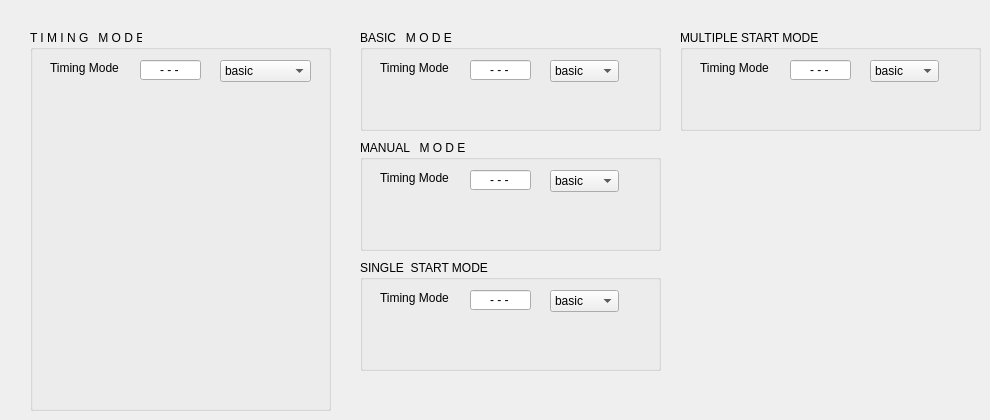
      <widget class="QWidget" name="tabTimingSettings">
       <attribute name="title">
        <string>Timing Settings</string>
       </attribute>
       <widget class="QGroupBox" name="groupTerminal_2">
        <property name="geometry">
         <rect>
          <x>30</x>
          <y>30</y>
          <width>301</width>
          <height>381</height>
         </rect>
        </property>
        <property name="autoFillBackground">
         <bool>false</bool>
        </property>
        <property name="title">
         <string>T I M I N G   M O D E</string>
        </property>
        <widget class="QLabel" name="label_17">
         <property name="geometry">
          <rect>
           <x>20</x>
           <y>30</y>
           <width>81</width>
           <height>16</height>
          </rect>
         </property>
         <property name="font">
          <font>
           <pointsize>9</pointsize>
          </font>
         </property>
         <property name="text">
          <string>Timing Mode</string>
         </property>
        </widget>
        <widget class="QComboBox" name="comboTimingMode">
         <property name="geometry">
          <rect>
           <x>190</x>
           <y>30</y>
           <width>91</width>
           <height>22</height>
          </rect>
         </property>
         <item>
          <property name="text">
           <string>basic</string>
          </property>
         </item>
         <item>
          <property name="text">
           <string>manual</string>
          </property>
         </item>
         <item>
          <property name="text">
           <string>single start</string>
          </property>
         </item>
         <item>
          <property name="text">
           <string>multiple start</string>
          </property>
         </item>
        </widget>
        <widget class="QLineEdit" name="lineTimingMode">
         <property name="geometry">
          <rect>
           <x>110</x>
           <y>30</y>
           <width>61</width>
           <height>20</height>
          </rect>
         </property>
         <property name="layoutDirection">
          <enum>Qt::LeftToRight</enum>
         </property>
         <property name="autoFillBackground">
          <bool>false</bool>
         </property>
         <property name="styleSheet">
          <string notr="true"/>
         </property>
         <property name="text">
          <string>- - -</string>
         </property>
         <property name="alignment">
          <set>Qt::AlignCenter</set>
         </property>
         <property name="readOnly">
          <bool>true</bool>
         </property>
        </widget>
       </widget>
       <widget class="QGroupBox" name="groupTerminal_3">
        <property name="geometry">
         <rect>
          <x>360</x>
          <y>30</y>
          <width>301</width>
          <height>101</height>
         </rect>
        </property>
        <property name="autoFillBackground">
         <bool>false</bool>
        </property>
        <property name="title">
         <string>BASIC   M O D E</string>
        </property>
        <widget class="QLabel" name="label_18">
         <property name="geometry">
          <rect>
           <x>20</x>
           <y>30</y>
           <width>81</width>
           <height>16</height>
          </rect>
         </property>
         <property name="font">
          <font>
           <pointsize>9</pointsize>
          </font>
         </property>
         <property name="text">
          <string>Timing Mode</string>
         </property>
        </widget>
        <widget class="QComboBox" name="comboLanguage_3">
         <property name="geometry">
          <rect>
           <x>190</x>
           <y>30</y>
           <width>69</width>
           <height>22</height>
          </rect>
         </property>
         <item>
          <property name="text">
           <string>basic</string>
          </property>
         </item>
         <item>
          <property name="text">
           <string>manual</string>
          </property>
         </item>
         <item>
          <property name="text">
           <string>single start</string>
          </property>
         </item>
         <item>
          <property name="text">
           <string>multiple start</string>
          </property>
         </item>
        </widget>
        <widget class="QLineEdit" name="lineLanguage_3">
         <property name="geometry">
          <rect>
           <x>110</x>
           <y>30</y>
           <width>61</width>
           <height>20</height>
          </rect>
         </property>
         <property name="layoutDirection">
          <enum>Qt::LeftToRight</enum>
         </property>
         <property name="autoFillBackground">
          <bool>false</bool>
         </property>
         <property name="styleSheet">
          <string notr="true"/>
         </property>
         <property name="text">
          <string>- - -</string>
         </property>
         <property name="alignment">
          <set>Qt::AlignCenter</set>
         </property>
         <property name="readOnly">
          <bool>true</bool>
         </property>
        </widget>
       </widget>
       <widget class="QGroupBox" name="groupTerminal_4">
        <property name="geometry">
         <rect>
          <x>360</x>
          <y>140</y>
          <width>301</width>
          <height>111</height>
         </rect>
        </property>
        <property name="autoFillBackground">
         <bool>false</bool>
        </property>
        <property name="title">
         <string>MANUAL   M O D E</string>
        </property>
        <widget class="QLabel" name="label_19">
         <property name="geometry">
          <rect>
           <x>20</x>
           <y>30</y>
           <width>81</width>
           <height>16</height>
          </rect>
         </property>
         <property name="font">
          <font>
           <pointsize>9</pointsize>
          </font>
         </property>
         <property name="text">
          <string>Timing Mode</string>
         </property>
        </widget>
        <widget class="QComboBox" name="comboLanguage_4">
         <property name="geometry">
          <rect>
           <x>190</x>
           <y>30</y>
           <width>69</width>
           <height>22</height>
          </rect>
         </property>
         <item>
          <property name="text">
           <string>basic</string>
          </property>
         </item>
         <item>
          <property name="text">
           <string>manual</string>
          </property>
         </item>
         <item>
          <property name="text">
           <string>single start</string>
          </property>
         </item>
         <item>
          <property name="text">
           <string>multiple start</string>
          </property>
         </item>
        </widget>
        <widget class="QLineEdit" name="lineLanguage_4">
         <property name="geometry">
          <rect>
           <x>110</x>
           <y>30</y>
           <width>61</width>
           <height>20</height>
          </rect>
         </property>
         <property name="layoutDirection">
          <enum>Qt::LeftToRight</enum>
         </property>
         <property name="autoFillBackground">
          <bool>false</bool>
         </property>
         <property name="styleSheet">
          <string notr="true"/>
         </property>
         <property name="text">
          <string>- - -</string>
         </property>
         <property name="alignment">
          <set>Qt::AlignCenter</set>
         </property>
         <property name="readOnly">
          <bool>true</bool>
         </property>
        </widget>
       </widget>
       <widget class="QGroupBox" name="groupTerminal_5">
        <property name="geometry">
         <rect>
          <x>680</x>
          <y>30</y>
          <width>301</width>
          <height>101</height>
         </rect>
        </property>
        <property name="autoFillBackground">
         <bool>false</bool>
        </property>
        <property name="title">
         <string>MULTIPLE START MODE</string>
        </property>
        <widget class="QLabel" name="label_22">
         <property name="geometry">
          <rect>
           <x>20</x>
           <y>30</y>
           <width>81</width>
           <height>16</height>
          </rect>
         </property>
         <property name="font">
          <font>
           <pointsize>9</pointsize>
          </font>
         </property>
         <property name="text">
          <string>Timing Mode</string>
         </property>
        </widget>
        <widget class="QComboBox" name="comboLanguage_7">
         <property name="geometry">
          <rect>
           <x>190</x>
           <y>30</y>
           <width>69</width>
           <height>22</height>
          </rect>
         </property>
         <item>
          <property name="text">
           <string>basic</string>
          </property>
         </item>
         <item>
          <property name="text">
           <string>manual</string>
          </property>
         </item>
         <item>
          <property name="text">
           <string>single start</string>
          </property>
         </item>
         <item>
          <property name="text">
           <string>multiple start</string>
          </property>
         </item>
        </widget>
        <widget class="QLineEdit" name="lineLanguage_7">
         <property name="geometry">
          <rect>
           <x>110</x>
           <y>30</y>
           <width>61</width>
           <height>20</height>
          </rect>
         </property>
         <property name="layoutDirection">
          <enum>Qt::LeftToRight</enum>
         </property>
         <property name="autoFillBackground">
          <bool>false</bool>
         </property>
         <property name="styleSheet">
          <string notr="true"/>
         </property>
         <property name="text">
          <string>- - -</string>
         </property>
         <property name="alignment">
          <set>Qt::AlignCenter</set>
         </property>
         <property name="readOnly">
          <bool>true</bool>
         </property>
        </widget>
       </widget>
       <widget class="QGroupBox" name="groupTerminal_6">
        <property name="geometry">
         <rect>
          <x>360</x>
          <y>260</y>
          <width>301</width>
          <height>111</height>
         </rect>
        </property>
        <property name="autoFillBackground">
         <bool>false</bool>
        </property>
        <property name="title">
         <string>SINGLE  START MODE</string>
        </property>
        <widget class="QLabel" name="label_24">
         <property name="geometry">
          <rect>
           <x>20</x>
           <y>30</y>
           <width>81</width>
           <height>16</height>
          </rect>
         </property>
         <property name="font">
          <font>
           <pointsize>9</pointsize>
          </font>
         </property>
         <property name="text">
          <string>Timing Mode</string>
         </property>
        </widget>
        <widget class="QComboBox" name="comboLanguage_9">
         <property name="geometry">
          <rect>
           <x>190</x>
           <y>30</y>
           <width>69</width>
           <height>22</height>
          </rect>
         </property>
         <item>
          <property name="text">
           <string>basic</string>
          </property>
         </item>
         <item>
          <property name="text">
           <string>manual</string>
          </property>
         </item>
         <item>
          <property name="text">
           <string>single start</string>
          </property>
         </item>
         <item>
          <property name="text">
           <string>multiple start</string>
          </property>
         </item>
        </widget>
        <widget class="QLineEdit" name="lineLanguage_9">
         <property name="geometry">
          <rect>
           <x>110</x>
           <y>30</y>
           <width>61</width>
           <height>20</height>
          </rect>
         </property>
         <property name="layoutDirection">
          <enum>Qt::LeftToRight</enum>
         </property>
         <property name="autoFillBackground">
          <bool>false</bool>
         </property>
         <property name="styleSheet">
          <string notr="true"/>
         </property>
         <property name="text">
          <string>- - -</string>
         </property>
         <property name="alignment">
          <set>Qt::AlignCenter</set>
         </property>
         <property name="readOnly">
          <bool>true</bool>
         </property>
        </widget>
       </widget>
       <zorder>groupTerminal_2</zorder>
       <zorder>groupTerminal_3</zorder>
       <zorder>groupTerminal_4</zorder>
       <zorder>groupTerminal_4</zorder>
       <zorder>groupTerminal_5</zorder>
       <zorder>groupTerminal_6</zorder>
      </widget>
